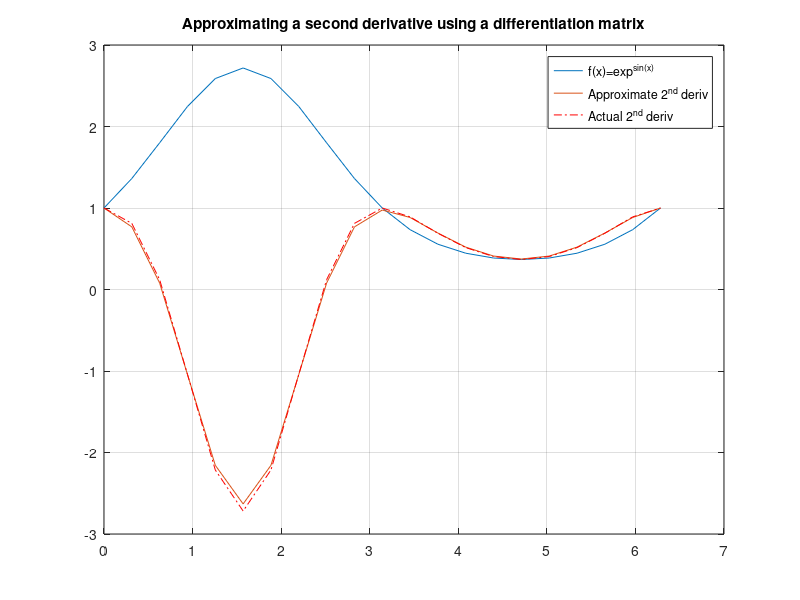

Source code (MATLAB):
%%
N=5;
I=ones(N,1);
D2 = spdiags([I, -2*I, I],[-1:1],N,N);
full(D2)
%%
% Here we use the construct 
%  spdiags
% to tell MATLAB that the matrix is sparse, i.e. is composed of mainly zero
% elements. In fact, this particular type of sparsity pattern is called
% *tridiagonal*. Consider the second row of this matrix multiplied by a
% vector which is the function evaluated on the grid of points $$x_i$,
% $$\left[f(x_0), f(x_1), f(x_2),\cdots,f(x_N)\right]^T$. We have the following 
% result:
%%
% <latex>
% $ \left(\begin{array}{cccccc} 1&-2&1&0&\cdots&0 \end{array}\right)\times
% \left(\begin{array}{c} f(x_0) \\ f(x_1) \\ f(x_2) \\ \vdots \\
% f(x_N)\end{array}\right) = f(x_0)-2\times f(x_1)+f(x_2)$
% </latex>
%%
% That is, the result of multiplying the second row of the differentiation
% matrix by a vector representing our function on the grid, gives an
% approximation to the derivative of our function on the grid. As an
% example, let's calculate the second derivative of $$ f(x)=\exp^{\sin(x)}$ 
% on a grid of 21 points:
N=21; x=linspace(0,2*pi,N)'; % set up the grid
I=ones(N,1); dx=x(2)-x(1);
D2 = spdiags([I, -2*I, I],[-1:1],N,N)/dx^2; %2nd derivative matrix
f=@(x)(exp(sin(x))) % function
d2 = D2*f(x);       % numerical derivative
d2(1)=1; d2(N)=1;   % fix boundary points
figure('color',[1 1 1])
plot(x,f(x),x,d2), grid on, hold on
d2f=@(x)(cos(x).^2.*exp(sin(x))-sin(x).*exp(sin(x))) % actual second derivative
plot(x,d2f(x),'r-.')
title('Approximating a second derivative using a differentiation matrix');
legend('f(x)=exp^{sin(x)}','Approximate 2^{nd} deriv','Actual 2^{nd} deriv');
hold off

%   Copyright 2008-2009 The MathWorks, Inc.
%   $Revision: 35 $  $Date: 2009-05-29 15:27:34 +0100 (Fri, 29 May 2009) $
